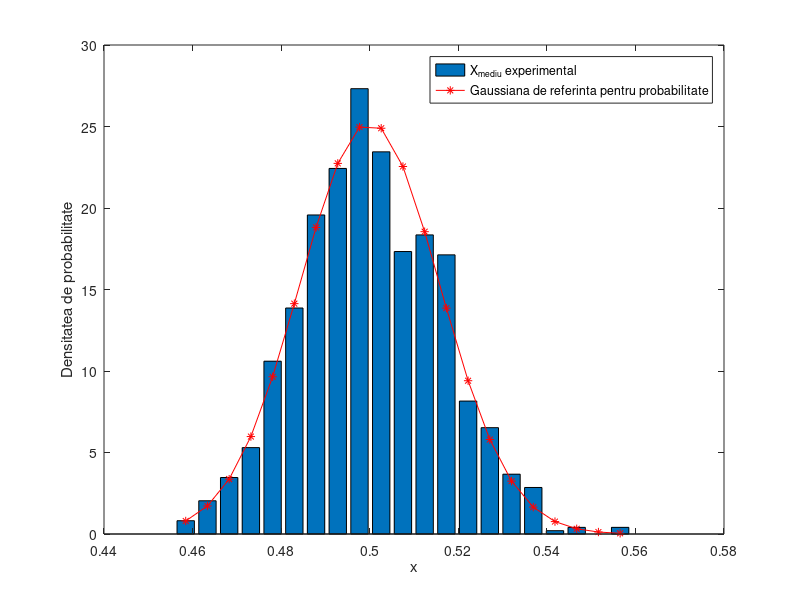

MATLAB code for this plot:
clear all
clc
close all

L = 1000; % nr de incercari = randuri din matricea cu date pe care facem estimarea de probabilitate
N = 1000; % marimea esantionului de date, volumul de date; cu cat e mai mare cu atat Beta scade
nr_bins = 21; % numarul de bar-uri pentru histograma experimentala a estimatiilor de probabilitate
val_Q = 0.5; % vom crea evenimentul Q comparand mereu X (uniforma) cu val_Q

X = rand(L,N); % matricea de date uniforme
probabilitatea_teoretica = 0.5; % probabilitatea ca X<0.5 pentru o uniforma in [0,1]

X_m = X<val_Q; % vom obtine o matrice de 0 si 1 depinzand daca valorile sunt mai mici sau mai mari decat val_Q
probabilitatea_experimentala = sum(X_m,2)/N; % calculam probabilitate pe coloane si vom obtine un vector coloana

Conditia_deMoivre_Laplace = sqrt(N.*probabilitatea_experimentala.*(1-probabilitatea_experimentala)); % sqrt(N*p*p_barat)>>1
['Conditia de Moivre Laplace este indeplinita in ', num2str(sum(Conditia_deMoivre_Laplace>10)),' cazuri din ', num2str(L)]

alpha_teoretic = 0.05 % nivelul de semnificatie statistica
cuantila_alpha_pe_2 = 1.96; % corespunde lui alpha = nivelul de semnificatie statistica = 0.05

eps = cuantila_alpha_pe_2.*sqrt(probabilitatea_experimentala.*(1-probabilitatea_experimentala)./N); % intervalul teoretic unde ar trebui sa se gaseasca probabilitate reala = 0.5 in jurul probabilitatii
% practice calculata in experiment; diferenta fata de inferenta probabilitatii este
% ca aici sigma e necunoscut si il estimam pe baza valorilor experimentale
% gasite din experiment

I = [probabilitatea_experimentala-eps,probabilitatea_experimentala+eps]; % intervalurile (L) unde vedem daca valoarea reala de 0.5 se gaseste sau nu in jurul probabilitate experimentale cu o deviatie espilom
% I este intervalul de incredere statistica

succese = (I(:,1) < probabilitatea_teoretica) & (I(:,2) > probabilitatea_teoretica); % in cate cazuri probabilitate teoretica se gaseste in +/- epsilon in jurul probabilitatei teoretice = 0.5

alpha_experimental = 1 - sum(succese)/L % calculam numarul de cazuri in care probabilitate nu e in intervalul I = alpha_experimental

% plotam si estimatiile de probabilitate pentru a vedea ca obtinem o distributie normala in
% jurul probabilitatii reale = 0.5 (uniforma [0,1])
delta = [max(probabilitatea_experimentala)-min(probabilitatea_experimentala)]/nr_bins;
[frecv,u] = hist(probabilitatea_experimentala,nr_bins);
q = normpdf(u,probabilitatea_teoretica,sqrt(probabilitatea_teoretica*(1-probabilitatea_teoretica)/N)); % gaussiana rezultata prin probabilitaterea a N uniforme
figure,bar(u, frecv/L/delta), hold on, plot(u,q,'*-r')
xlabel('x'), ylabel('Densitatea de probabilitate'), legend('X_{mediu} experimental', 'Gaussiana de referinta pentru probabilitate')
